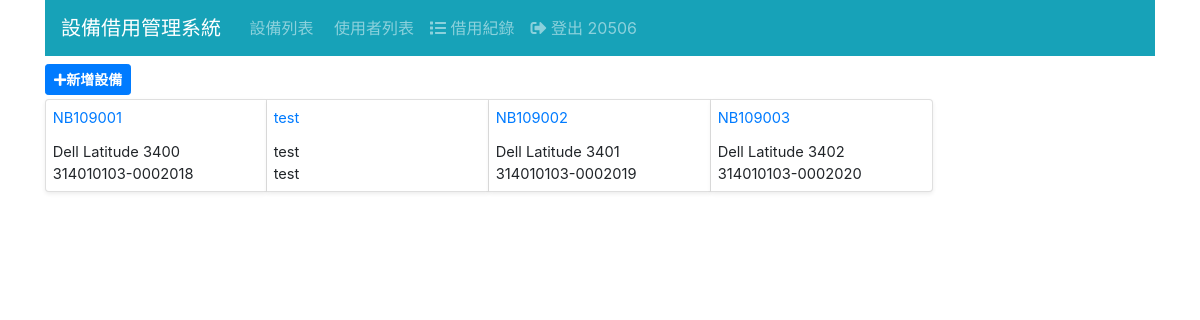
/equip/ (signed in), run on the app's committed database.
### equip/models.py (models this page shows, shortened)
class Equip(Model):
    SerialNumber = CharField('設備編號', max_length=255)
    pattern = CharField('型號', max_length=255)
    PropertyNumber = CharField('財產編號', max_length=255)
    comment = CharField('備註',max_length=255)

### equip/views.py (the view)
# urls.py: path('', EquipList.as_view(), name='equip_list'),
class EquipList(LoginRequiredMixin, ListView):
    model = Equip
    paginate_by = 10

### templates/equip/equip_list.html (shortened to what this page needs)
{% extends "base.html" %}
{% block content %}
<div class="mb-1">
  <a href="{% url 'equip_add' %}" class="btn btn-sm btn-primary">
    <i class="fas fa-plus">新增設備</i>
  </a>
</div>
<div id="equip-list" class="card-group">
  {% for equip in equip_list %}
  <div class="card shadow-sm">
    <div class="card-body">
      <div class="card-title">
        <a href="{% url 'equip_view' equip.id %}">{{ equip.SerialNumber }}</a>
      </div>
      <div class="card-text">{{ equip.pattern }}</div>
      <div class="card-text">{{ equip.PropertyNumber }}</div>
    </div>
  </div>
  {% endfor %}
</div>
{% endblock %}

### templates/navbar.html (shortened to what this page needs)
<nav class="navbar navbar-expand-md navbar-dark bg-info mb-2">
    <div class="navbar-brand">設備借用管理系統</div>
    <div class="collapse navbar-collapse" id="navbarNav">
      <ul class="navbar-nav">
        {% if user.is_authenticated %}
        <a href="{% url 'equip_list' %}" class="nav-link">
             設備列表
          </a>
        <li class="nav-item">
        <li class="nav-item">
            <a href="{% url 'borrower_list' %}" class="nav-link">
                 使用者列表
              </a>
            </li>
            <li class="nav-item">
              <a href="{% url 'log_list' %}" class="nav-link">
                <i class="fas fa-list"></i> 借用紀錄
              </a>
            </li>
          <a href="{% url 'logout' %}" class="nav-link">
            <i class="fas fa-sign-out-alt"></i> 登出 {{ user.username }}
          </a>
        </li>
        {% else %}
        <li class="nav-item">
          <a href="{% url 'login' %}" class="nav-link">
            <i class="fas fa-sign-in-alt"></i>登入
          </a>
        </li>
        {% endif %}
      </ul>
    </div>
  </nav>

### static/css/custom.css (style rules this page uses)
#equip-list .card-body { padding: 5pt; font-size: 11pt; justify-content: space-between; display: flex; flex-direction: column; }
#equip-list .card { flex: 0 0 20%; }

### data on the page
Equip: SerialNumber "NB109001", pattern "Dell Latitude 3400", PropertyNumber "314010103-0002018"
Equip: SerialNumber "test", pattern "test", PropertyNumber "test"
Equip: SerialNumber "NB109002", pattern "Dell Latitude 3401", PropertyNumber "314010103-0002019"
Equip: SerialNumber "NB109003", pattern "Dell Latitude 3402", PropertyNumber "314010103-0002020"

### other printed values
{{ user.username }} "20506"
